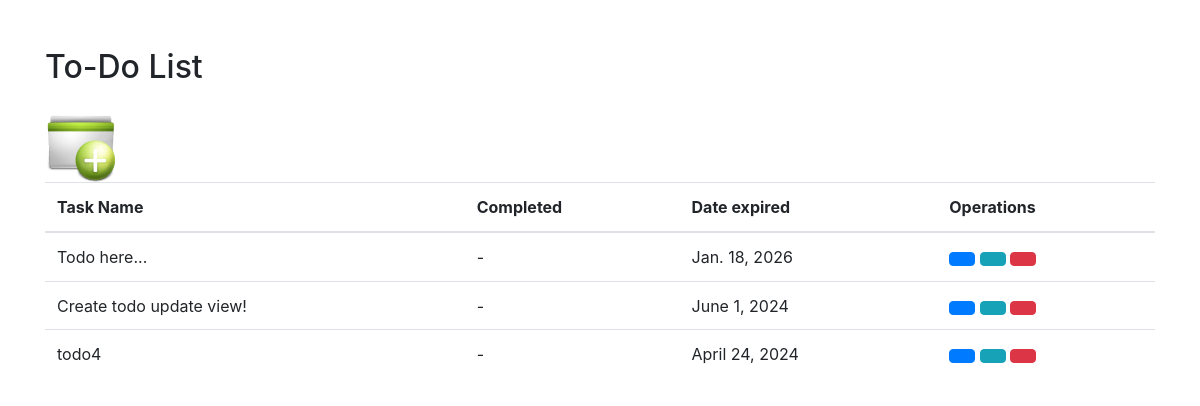
Page /todos/ on the earlier database version.
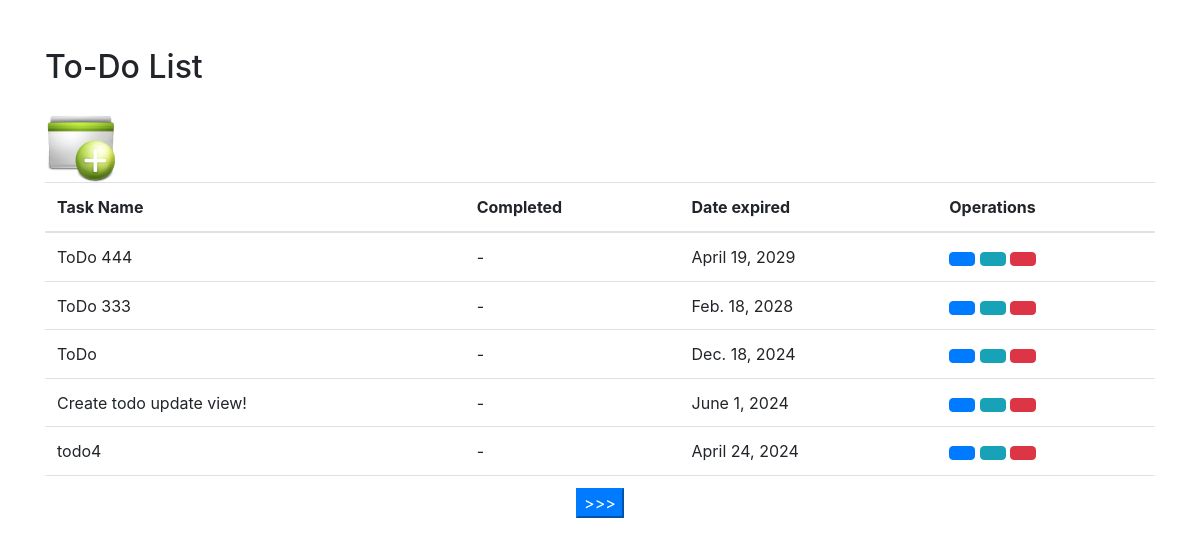
Same page on the later database version.
### todo/models.py (models this page shows, shortened)
class Todos(models.Model):
    name = models.CharField(max_length=512, verbose_name="todo", null=False, blank=False)
    completed = models.BooleanField(default=False)
    expired = models.DateField(null=True, blank=True)
    class Meta:
        ordering = ['-expired']
        verbose_name = 'todos'

### todo/views.py (the view)
# urls.py: path("", views.ListTodoView.as_view(), name='list_todo'),
class ListTodoView(ListView):
    template_name = "todo_list.html"
    model = Todos
    paginate_by = TODO_LISTVIEW_PAGINATE_BY
    context_object_name = 'todo_list'
    allow_empty = True
    def get(self, request, *args, **kwargs):
        return super().get(request, *args, **kwargs)
    def get_queryset(self):
        queryset = super().get_queryset()
        return queryset
    def get_context_data(self, **kwargs: Any) -> dict[str, Any]:
        return super().get_context_data(**kwargs)

### todo/templates/todo_list.html (shortened to what this page needs)
{%extends "base.html"%}
{%load static%}
{%block main%}
        <div class="container mt-5">
            <div>
                <h2 class="mb-4">To-Do List</h2>
                <a href={% url 'add_todo' %} hx-boost="true"> <img class="curpointer" src="{% static 'icons/add.png' %}" /> </a>
            </div>
            <table class="table">
                <thead>
                    <tr>
                        <th scope="col">Task Name</th>
                        <th scope="col">Completed</th>
                        <th scope="col">Date expired</th>
                        <th scope="col">Operations</th>
                    </tr>
                </thead>
                <tbody>
                    {% for todo in todo_list %}
                        <tr>
                            <td name="name" id="name" hx-get="/update/{{todo.id}}" hx-trigger="change">{{todo.name}}</td>
                            <td name="complated" id="complated" hx-get="/update/{{todo.id}}" hx-trigger="change">{% if todo.complated %} + {%else%} - {%endif%}</td>
                            <td name="expired" id="expired" hx-get="/update/{{todo.id}}" hx-trigger="change">{{todo.expired}}</td>
                            <td>
                                <button class="btn btn-primary" title="update"></button>
                                <button class="btn btn-info" title="info" hx-trigger="click" hx-swap="innerHTML" hx-target="next tr" hx-get={% url 'detail_todo' id=todo.id %} ></button>
                                <button class="btn btn-danger" title="delete" hx-delete={% url 'delete_todo' id=todo.id %}
                                    hx-trigger="click" hx-target="#status" hx-swap="innerHTML" hx-confirm="Are you sure you want to delete this todo?"></button>
                            </td>
                        </tr>
                    {% endfor %}
                    {% if page_obj.has_next %}
                        <tr>
                            <td colspan="4" style="text-align: center">
                                <button class="btn-primary" hx-target="closest tr"
                                    hx-swap="outerHTML"
                                    hx-select="tbody > tr"
                                    hx-get={% url 'list_todo' page=page_obj.number|add:1 %} >
                                        >>>
                                </button>
                            </td>
                        </tr>
                    {% endif %}
                </tbody>
            </table>
        </div>
{%endblock main%}

### templates/base.html (shortened to what this page needs)
<!doctype html>
        {%load static%}
        {%include "./includes/head.html" %}
<html>
    <body hx-headers='{"X-CSRFToken": "{{ csrf_token }}"}'>
    	<div id="main" >
    		{%block main%}
    		{%endblock%}
    	</div>
    </body>
</html>

### templates/includes/head.html (shortened to what this page needs)
{%load static%}
{%block head%}
	<head>
            <link rel="stylesheet" href="https://maxcdn.bootstrapcdn.com/bootstrap/4.0.0/css/bootstrap.min.css">
			<link rel="stylesheet" href="https://cdnjs.cloudflare.com/ajax/libs/font-awesome/6.5.2/css/fontawesome.min.css" />
			<link rel="stylesheet" href="https://cdnjs.cloudflare.com/ajax/libs/font-awesome/6.5.2/css/all.min.css" />
			<link rel="stylesheet" href="https://cdnjs.cloudflare.com/ajax/libs/font-awesome/6.5.2/css/brands.min.css" />
			<link rel="stylesheet" href="https://cdnjs.cloudflare.com/ajax/libs/font-awesome/6.5.2/css/solid.min.css" />
	</head>
{%endblock%}

### templates/includes/topmenu.html (shortened to what this page needs)
{%load static%}

### todo/templates/todo_list.html (style rules this page uses)
.curpointer { cursor: pointer; }

Differences in the rows shown:
removed Todos: name "Todo here...", expired "Jan. 18, 2026"
added Todos: name "ToDo 444", expired "April 19, 2029"
added Todos: name "ToDo 333", expired "Feb. 18, 2028"
added Todos: name "ToDo", expired "Dec. 18, 2024"
